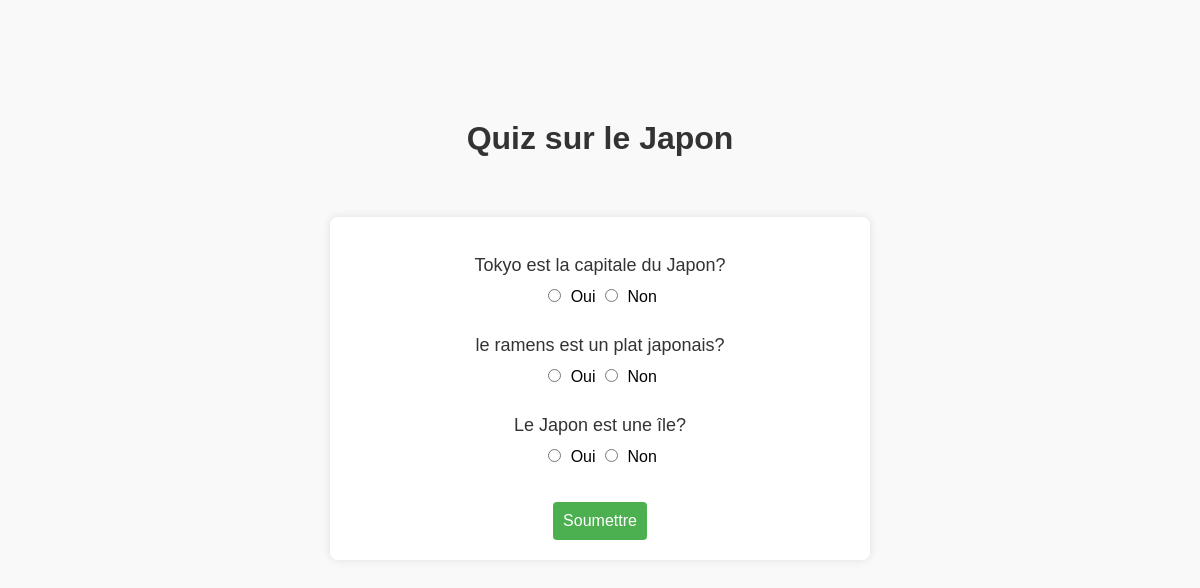
The page /nouvelle_page_japon.php on the database its author committed.
### tables this page shows
CREATE TABLE questions (
        id INTEGER PRIMARY KEY,
        question TEXT);

### nouvelle_page_japon.php (the view, shortened to what this page needs)
<!DOCTYPE html>
<html lang="fr">
<head>
    <link rel="stylesheet" type="text/css" href="css/quiz.css">
</head>
<body>
    <h1>Quiz sur le Japon</h1>
    <form action="process_japon.php" method="post">
        <?php
        try {
            $file_db = new PDO('sqlite:contacts.sqlite3');
            $file_db->setAttribute(PDO::ATTR_ERRMODE, PDO::ERRMODE_WARNING);
            $questions = $file_db->query("SELECT * FROM questions WHERE id BETWEEN 4 AND 6")->fetchAll(PDO::FETCH_ASSOC);
            foreach ($questions as $question) {
                echo '<p>' . $question['question'] . '</p>';
                echo '<input type="radio" name="question_' . $question['id'] . '" value="1"> Oui ';
                echo '<input type="radio" name="question_' . $question['id'] . '" value="0"> Non <br>';
            }
        } catch (PDOException $ex) {
            echo $ex->getMessage();
        }
        ?>
        <input type="submit" value="Soumettre">
    </form>
</body>
</html>

### css/quiz.css (style rules this page uses)
body { font-family: 'Arial', sans-serif; background-color: #f9f9f9; margin: 0; padding: 0; height: 100vh; }
h1 { color: #333; text-align: center; margin: 10% 0 5% 0; }
form { background-color: #fff; padding: 20px; border-radius: 8px; box-shadow: 0 0 10px rgba(0, 0, 0, 0.1); max-width: 500px; width: 100%; margin: 0 auto; text-align: center; }
p { color: #333; font-size: 18px; margin-bottom: 2%; }
input[type="radio"] { margin-right: 5px; margin-bottom: 3%; }
input[type="submit"] { background-color: #4caf50; color: #fff; cursor: pointer; padding: 10px; border: none; border-radius: 4px; font-size: 16px; margin-top: 5%; }

### rows shown on the page
questions: question "Tokyo est la capitale du Japon?"
questions: question "le ramens est un plat japonais?"
questions: question "Le Japon est une île?"
